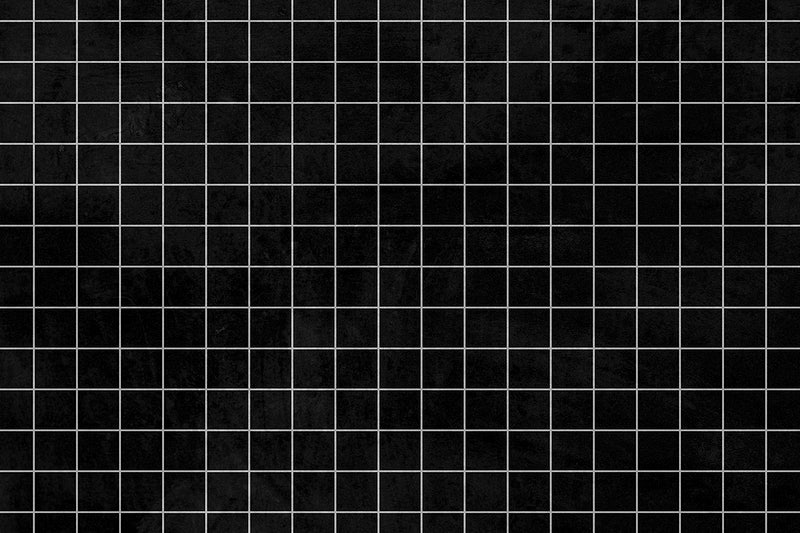
#> input picture images/grid.jpg, 800 x 533 px
$ jupyter execute 3-2-advanced-image-process-o.ipynb
#> lines starting #> are read from the running program, lines starting #| are printed output that depends on the picture; after the words box and inside, x2 and y2 are one past the last pixel; in counts of white or black regions, pixels touching at a corner belong together
# Advanced image processes

&copy; 李浩东 3190104890@zju.edu.cn

- Perspective transformation
- Basic morphological operations

# Perspective transformation

- Perspective transformation is to project the image onto a new viewing plane

### Basic principle of perspective transformation

- The general transformation formula is

$$
\left[\begin{array}{lll}
x^{\prime} & y^{\prime} & w^{\prime}
\end{array}\right]=\left[\begin{array}{lll}
u & v & w
\end{array}\right] \cdot\left[\begin{array}{lll}
a_{11} & a_{12} & a_{13} \\
a_{21} & a_{22} & a_{23} \\
a_{31} & a_{32} & a_{33}
\end{array}\right] \quad T=\left[\begin{array}{lll}
a_{11} & a_{12} & a_{13} \\
a_{21} & a_{22} & a_{23} \\
a_{31} & a_{32} & a_{33}
\end{array}\right]=\left[\begin{array}{ll}
T_{1} & T_{2} \\
T_{3} & a_{33}
\end{array}\right]
$$

- $u$, $v$ are the original pixel coordinates, $x'$, $y'$ are the transformed pixel coordinates, $T$ is the perspective transformation matrix
- $T_1$ represents image linear transformation, $T_2$ is used to generate image perspective transformation, $T_3$ represents image translation, $a_{33}$ is usually taken as $1$

- Its mathematical expression is as follows

$$
x=\frac{x^{\prime}}{w^{\prime}}=\frac{a_{11} u+a_{21} v+a_{31}}{a_{13} u+a_{23} v+a_{33}} \quad y=\frac{y^{\prime}}{w^{\prime}}=\frac{a_{12} u+a_{22} v+a_{32}}{a_{13} u+a_{23} v+a_{33}}
$$

- Given the four pairs of pixel coordinates of the perspective transformation, the perspective transformation matrix can be obtained
- Given a perspective transformation matrix, the perspective transformation can be done

- During the perspective transformation process, the area of the original image may become larger, which will cause some pixels of the transformed image to not correspond to the original image, and the background color will appear
- Therefore, after the perspective transformation, the transformation map needs to be interpolated to obtain the final target image

| Original|No-interpolation |Interpolation |
|:--:|:--:|:--:|
| |  | |

### Affine (parallel) transformation

- Affine transformation is a special form of perspective transformation, which can maintain the straightness and parallelism of two-dimensional images, and can be used for rotation, translation, scaling, staggering and inversion
- Its transformation formula and transformation matrix are as follows

$$
\left[\begin{array}{lll}
x & y & 1
\end{array}\right]=\left[\begin{array}{lll}
x & y^{\prime} & 1
\end{array}\right]=\left[\begin{array}{lll}
u & v & 1
\end{array}\right] \cdot\left[\begin{array}{lll}
a_{11} & a_{12} & 0 \\
a_{21} & a_{22} & 0 \\
a_{31} & a_{32} & 1
\end{array}\right] \quad T=\left[\begin{array}{lll}
a_{11} & a_{12} & 0 \\
a_{21} & a_{22} & 0 \\
a_{31} & a_{32} & 1
\end{array}\right]=\left[\begin{array}{cc}
T_{1} & T_{2} \\
T_{3} & 1
\end{array}\right]
$$

|Affine |Normal |
|:--:|:--:|
| |  |

[cell 1]
import cv2
from matplotlib import pyplot as plt
import numpy as np
import matplotlib.colors as mat_color

img_ori = cv2.imread("./images/grid.jpg")
#> img_ori is the input picture: shape (533, 800, 3); min 0, max 240, mean 25.3
print(img_ori.shape)
#| (533, 800, 3)
no_norm = mat_color.Normalize(vmin=0, vmax=255, clip=False)
plt.imshow(img_ori, "gray", norm=no_norm)
# !jt -f office -tf robotosans -tfs 14 -nf robotosans -nfs 14 -t oceans16

[cell 2]
pts = np.array([[100, 150], [500, 50], [500, 450], [100, 350]], np.int32)
pts = pts.reshape((-1, 1, 2))
cv2.polylines(img_ori, [pts], True, (255, 0, 0), thickness=5)
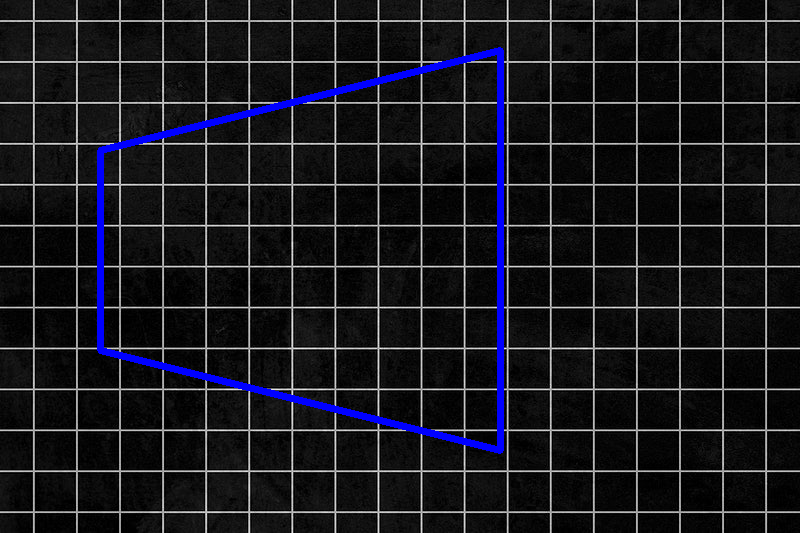
#> img_ori: shape (533, 800, 3); 2.34% of pixels changed, all inside (x1, y1, x2, y2) = (97, 47, 504, 454)
plt.imshow(img_ori, norm=no_norm)

[cell 3]
# specify input and output coordinates
input_pts = np.float32([[100, 150], [500, 50], [500, 450], [100, 350]])
output_pts = np.float32([[50, 50], [450, 50], [450, 450], [50, 450]])
# compute the perspective transform M
M = cv2.getPerspectiveTransform(input_pts, output_pts)
# apply the perspective transformation to the image
img_per = cv2.warpPerspective(img_ori, M,(img_ori.shape[1], img_ori.shape[0]),
                              flags=cv2.INTER_LINEAR)
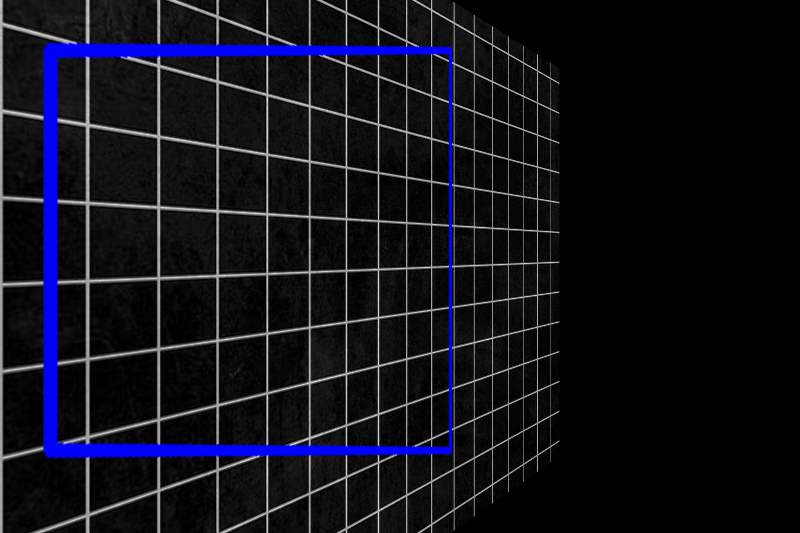
#> img_per: shape (533, 800, 3); mean B, G, R 26.1, 16.8, 16.8
plt.imshow(img_per, norm=no_norm)

[cell 4]
plt.figure(figsize=(10, 5))
plt.subplot(1, 2, 1)
plt.imshow(img_ori[50 - 10:450 + 10, 100 - 10:500 + 10], "gray", norm=no_norm)
plt.subplot(1, 2, 2)
plt.imshow(img_per[50 - 10:450 + 10, 50 - 10:450 + 10], norm=no_norm)

[cell 5]
img_ori = cv2.imread("./images/grid.jpg")
# define the 3 pairs of corresponding points
start_pts = [[100, 50], [700, 50], [100, 500]]
dst_pts = [[img_ori.shape[1] - 100, img_ori.shape[0] - 50],
           [img_ori.shape[1] - 700, img_ori.shape[0] - 50],
           [img_ori.shape[1] - 100, img_ori.shape[0] - 500]]
#> dst_pts = [[700, 483], [100, 483], [700, 33]]
pts = np.array(start_pts, np.int32)
pts_dst = np.array(dst_pts, np.int32)
#> pts_dst = [[700, 483], [100, 483], [700, 33]]
pts, pts_dst = pts.reshape((-1, 1, 2)), pts_dst.reshape((-1, 1, 2))
#> pts = [[100, 50], [700, 50], [100, 500]]
cv2.polylines(img_ori, [pts], True, (255, 0, 0), thickness=5)
cv2.polylines(img_ori, [pts_dst], True, (0, 0, 255), thickness=5)
cv2.circle(img_ori, (600, 400), 50, (0, 255, 0), -1)
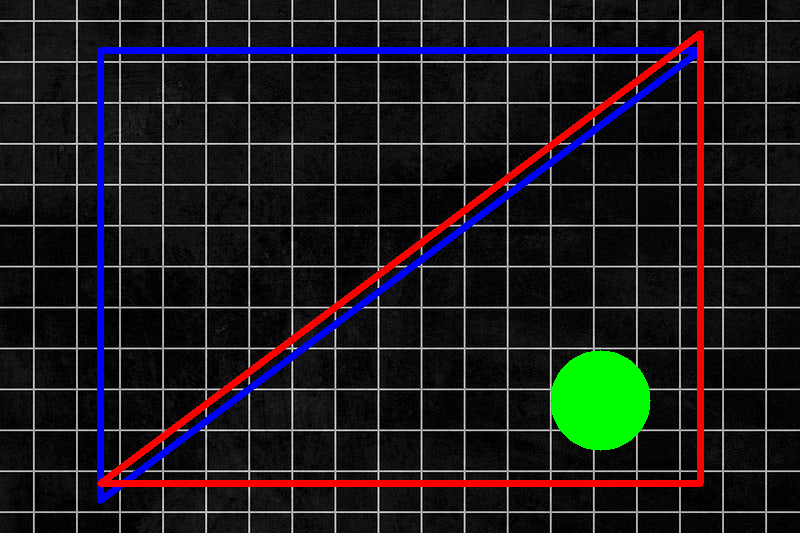
#> img_ori: shape (533, 800, 3); mean B, G, R 31, 28.3, 31.1
plt.imshow(img_ori, norm=no_norm)

[cell 6]
src_tri = np.array(start_pts).astype(np.float32)
dst_tri = np.array(dst_pts).astype(np.float32)
# calculate the transformation matrix using cv2.getAffineTransform()
warp_mat = cv2.getAffineTransform(src_tri, dst_tri)
# apply the affine transformation using cv2.warpAffine()
warp_dst = cv2.warpAffine(img_ori, warp_mat, (img_ori.shape[1], img_ori.shape[0]))
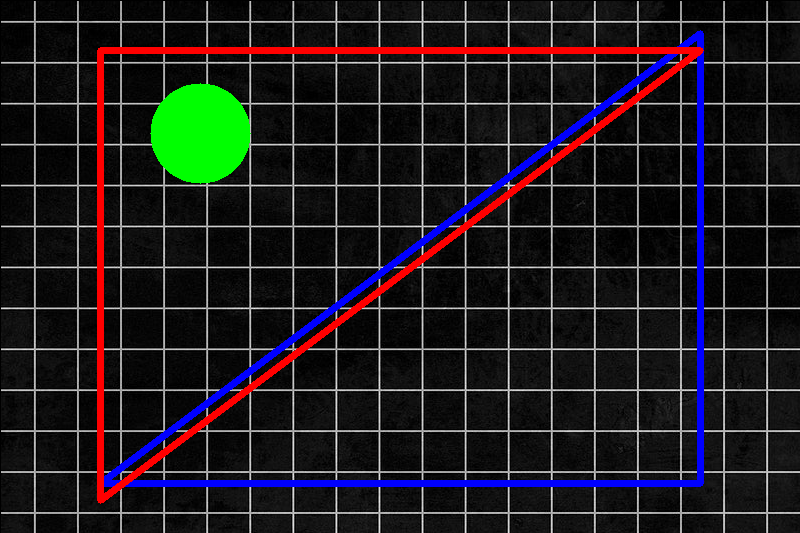
#> warp_dst: shape (533, 800, 3); mean B, G, R 30.9, 28.2, 31
plt.imshow(warp_dst, norm=no_norm)

[cell 7]
plt.figure(figsize=(12, 7))
plt.subplot(1, 2, 1)
plt.imshow(img_ori, norm=no_norm)
plt.subplot(1, 2, 2)
plt.imshow(warp_dst, norm=no_norm)
#> figure, not shown here; B, G, R data is drawn as R, G, B

# Basic morphological operations

- The basic idea of mathematical morphology is to measure and extract the corresponding shape in the image with structural elements with a certain shape, so as to achieve the purpose of image analysis and recognition
- It can simplify image data, keep their basic shape properties, and remove irrelevant structures
- Mathematical morphology is composed of a set of morphological algebraic operators, and it has 4 basic operations: ***Dilation***, ***Erosion***, ***Opening*** and ***Closing***
- Based on these basic operations, various mathematical morphological practical algorithms can be derived and combined, which can be used to analyze and process image shape and structure, including image segmentation, feature extraction, boundary detection, image filtering, image enhancement and restoration, etc

### Dilation

- This operations consists of convolving an image $A$ with some kernel $B$, which can have any shape or size, usually a square or circle
- The kernel $B$ has a defined anchor point, usually being the center of the kernel
- As the kernel $B$ is scanned over the image, we compute the ***maximal*** pixel value overlapped by $B$ and replace the image pixel in the anchor point position with that maximal value. As you can deduce, this maximizing operation causes bright regions within an image to "grow" (therefore the name dilation)

$$
\operatorname{dst}(x, y)=\max _{\left(x^{\prime}, y^{\prime}\right): \text { element }\left(x^{\prime}, y^{\prime}\right) \neq 0} \operatorname{src}\left(x+x^{\prime}, y+y^{\prime}\right)
$$

### Erosion

- This operation is the sister of dilation. It computes a local minimum over the area of given kernel
- As the kernel $B$ is scanned over the image, we compute the minimal pixel value overlapped by $B$ and replace the image pixel under the anchor point with that minimal value

$$
\operatorname{dst}(x, y)=\min _{\left(x^{\prime}, y^{\prime}\right): \text { element }\left(x^{\prime}, y^{\prime}\right) \neq 0} \operatorname{src}\left(x+x^{\prime}, y+y^{\prime}\right)
$$

### Opening

- Corroded and then expanded

### Closing

- Expands and then corrodes

[cell 8]
img_ori = cv2.imread("./images/forest.jpg", flags=0)
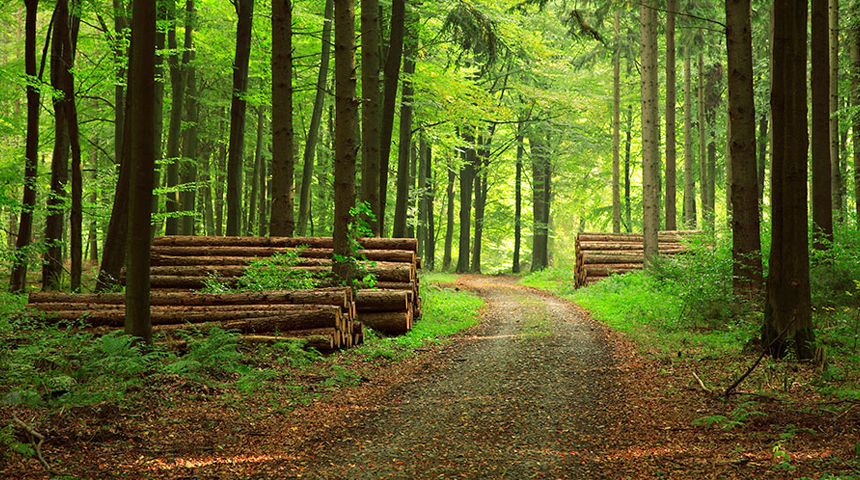
#> input picture images/forest.jpg, 860 x 480 px
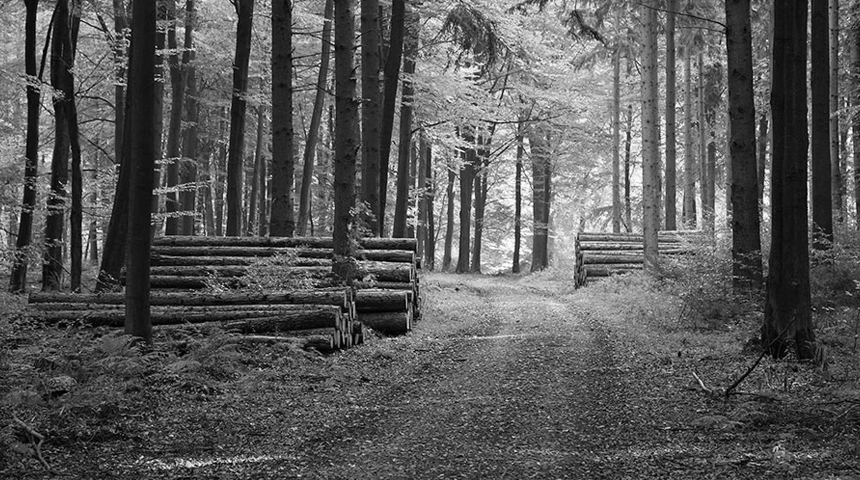
#> img_ori: shape (480, 860); min 0, max 255, mean 88.7
print(img_ori.shape)
#| (480, 860)
plt.imshow(img_ori, "gray", norm=no_norm)

[cell 9]
def show_dilate(img, process_type=1):
#> called with process_type = 1
    kernel = np.ones((5,5), np.uint8)
    plt.figure(figsize=(12, 7))
    plt.subplot(2, 2, 1)
    plt.imshow(img, "gray", norm=no_norm), plt.title("Original")
    for i in range(3):
        plt.subplot(2, 2, 2 + i)
        if process_type == 1:
            plt.imshow(cv2.dilate(img, kernel, iterations=i+1), "gray", norm=no_norm)
        elif process_type == 2:
            plt.imshow(cv2.erode(img, kernel, iterations=i+1), "gray", norm=no_norm)
        else:
            print("Error: Invalid process_type!")
        plt.title("Iterations = " + str(i+1))

[cell 10]
show_dilate(img_ori, process_type=1)

[cell 11]
show_dilate(img_ori, process_type=2)
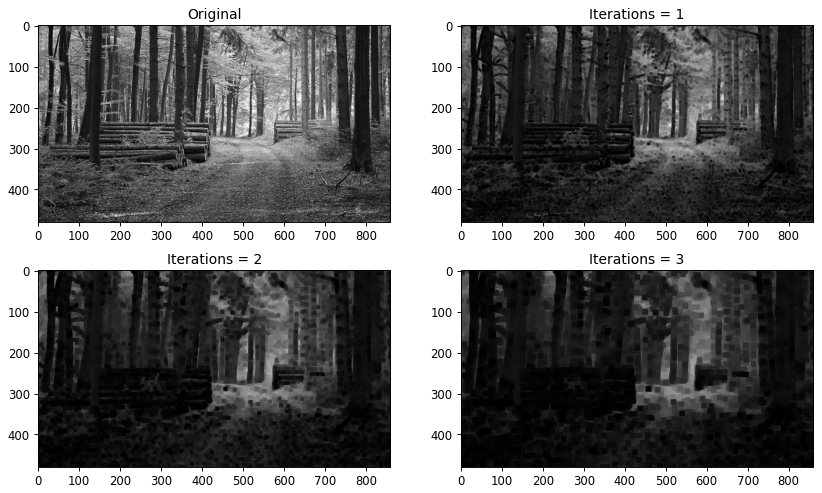
#> figure drawn by matplotlib, 4 panels

[cell 12]
def show_morphology_specific(img, type_process=1):
#> called with type_process = 1
    kernel = np.ones((5, 5), np.uint8)
    plt.figure(figsize=(12, 4))
    plt.subplot(1, 2, 1)
    plt.imshow(img, "gray", norm=no_norm), plt.title("ORIGINAL")
    op_s = [cv2.MORPH_OPEN, cv2.MORPH_CLOSE, cv2.MORPH_GRADIENT,
            cv2.MORPH_TOPHAT, cv2.MORPH_BLACKHAT]
#> op_s = [2, 3, 4, 5, 6]
    titles = ["OPEN", "CLOSE", "GRADIENT", "TOP-HAT", "BLACK-HAT"]
    plt.subplot(1, 2, 2)
    plt.imshow(cv2.morphologyEx(img, op_s[type_process - 1], kernel),
               "gray", norm=no_norm)
    plt.title(titles[type_process - 1])

[cell 13]
show_morphology_specific(img_ori, type_process=1)

[cell 14]
show_morphology_specific(img_ori, type_process=2)

[cell 15]
show_morphology_specific(img_ori, type_process=3)
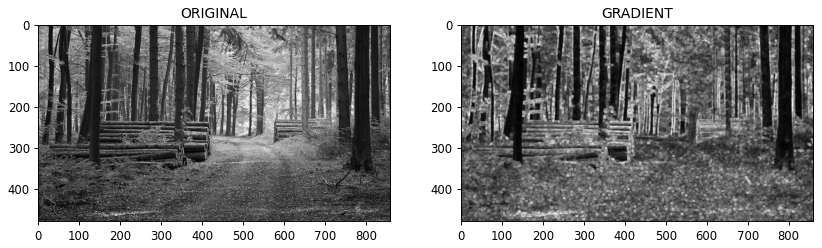
#> figure drawn by matplotlib, 2 panels

[cell 16]
show_morphology_specific(img_ori, type_process=4)

[cell 17]
show_morphology_specific(img_ori, type_process=5)
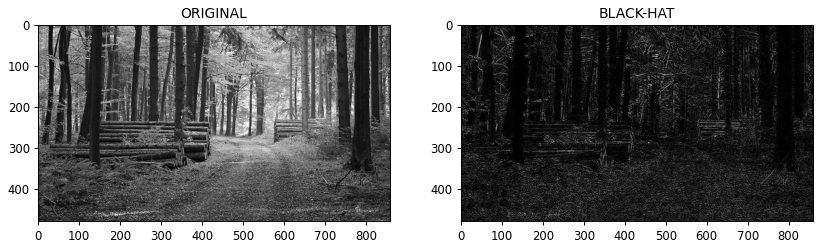
#> figure drawn by matplotlib, 2 panels

[cell 18]
def show_morphology(img):
    kernel = np.ones((5, 5), np.uint8)
    plt.figure(figsize=(21, 8))
    plt.subplot(2, 3, 1)
    plt.imshow(img, "gray", norm=no_norm), plt.title("ORIGINAL")
    op_s = [cv2.MORPH_OPEN, cv2.MORPH_CLOSE, cv2.MORPH_GRADIENT,
            cv2.MORPH_TOPHAT, cv2.MORPH_BLACKHAT]
#> op_s = [2, 3, 4, 5, 6]
    titles = ["OPEN", "CLOSE", "GRADIENT", "TOP-HAT", "BLACK-HAT"]
    for i in range(5):
        plt.subplot(2, 3, i + 2)
        plt.imshow(cv2.morphologyEx(img, op_s[i], kernel), "gray", norm=no_norm)
        plt.title(titles[i])

[cell 19]
show_morphology(img_ori)
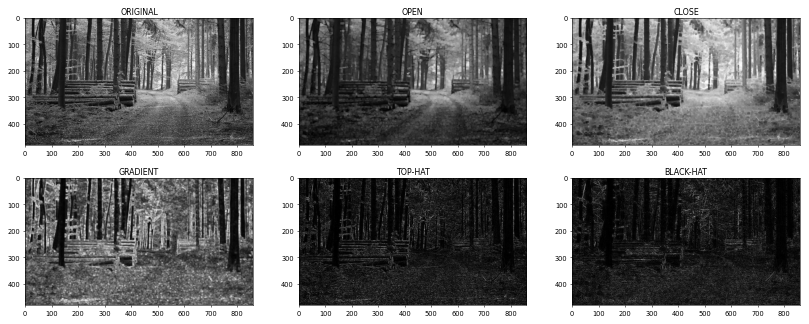
#> figure drawn by matplotlib, 6 panels
